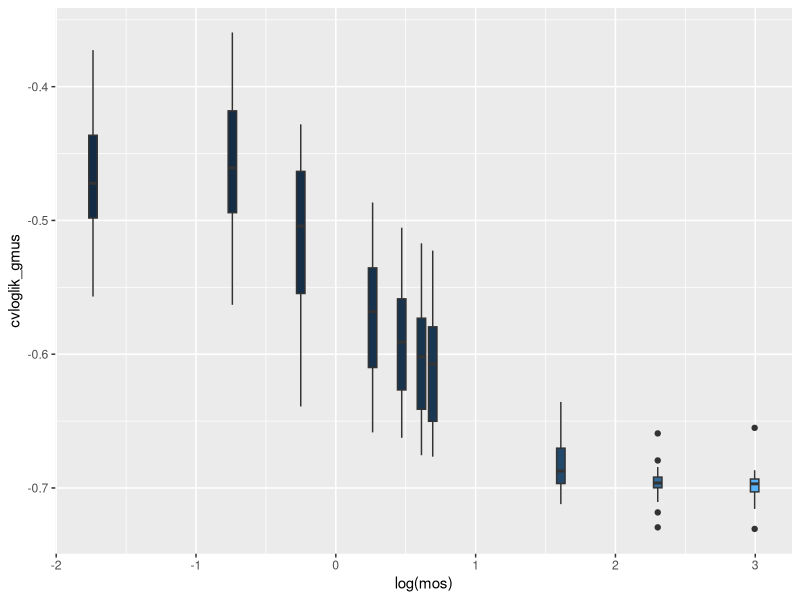
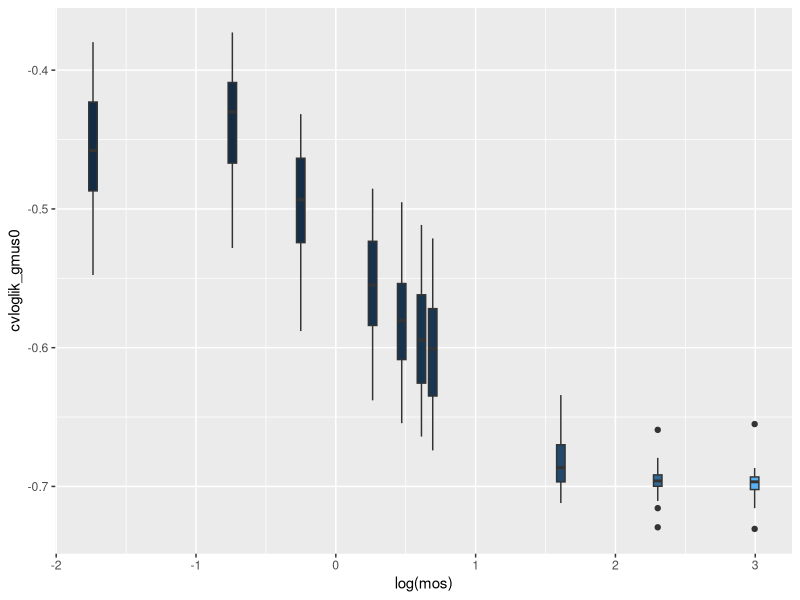
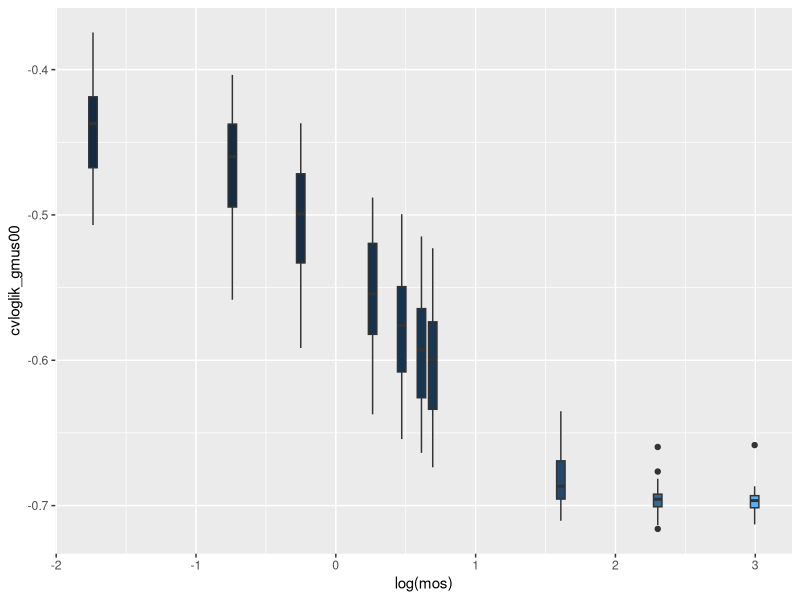
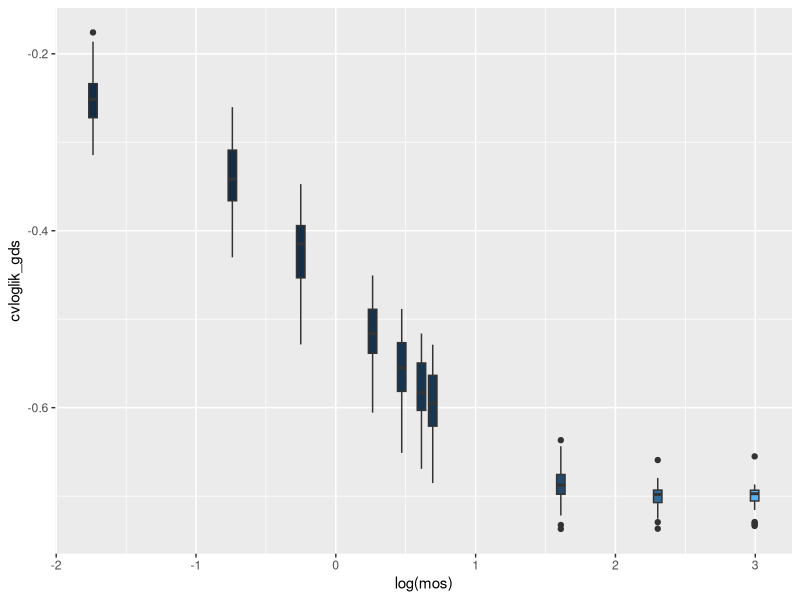
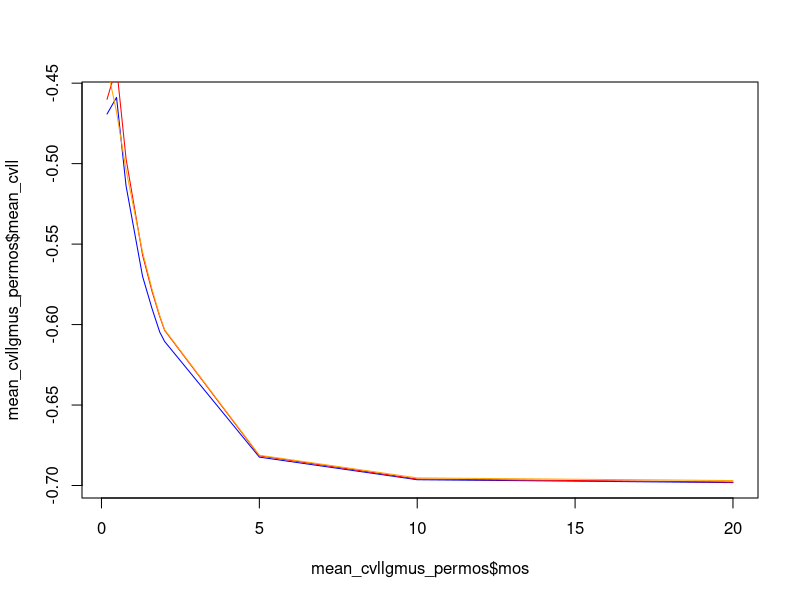
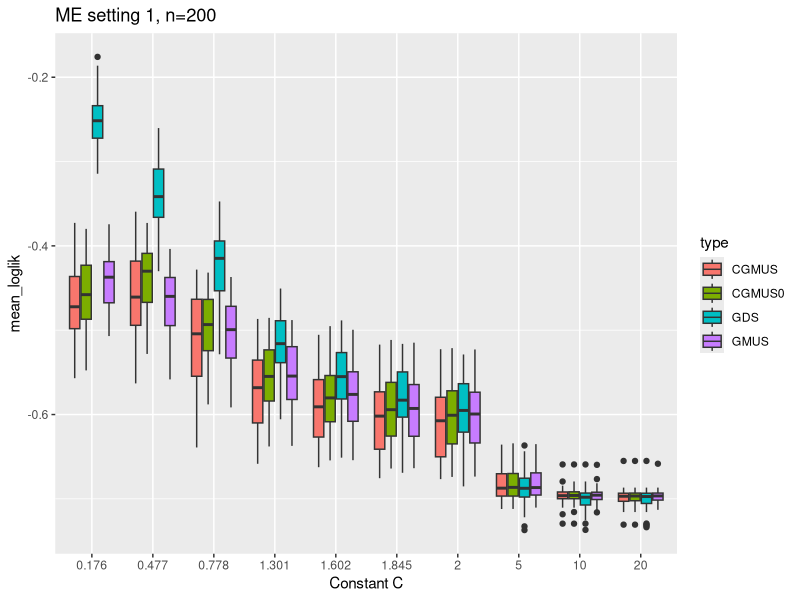

Source code (R) for these figures, in order:
library(ggplot2)
library(tidyverse)
mos=log10(c(1.5,3,6,20,40,70,100,1e5,1e10,1e20)) #here it is: max(me)/sdX

cvloglik_gmus_result<-read.csv(file="cvloglik_gmus_fixsdX.csv")
cvloglik_gmus0_result<-read.csv(file="cvloglik_gmus0_fixsdX.csv")
cvloglik_gmus00_result<-read.csv(file="cvloglik_gmus00_fixsdX.csv")
cvloglik_gds_result<-read.csv(file="cvloglik_gds_fixsdX.csv")

cvloglik_gmus_result<-cvloglik_gmus_result$x #1cvloglik(5-fold-cv)200samples * B=50 times)* 10 mos
cvloglik_gmus0_result<-cvloglik_gmus0_result$x #1cvloglik(5-fold-cv)200samples * B=50 times)* 10 mos
cvloglik_gmus00_result<-cvloglik_gmus00_result$x #1cvloglik(5-fold-cv)200samples * B=50 times)* 10 mos
cvloglik_gds_result<-cvloglik_gds_result$x #1cvloglik(5-fold-cv)200samples *  B=50 times)* 10 mos

#60samples * B=50 *10 mos

split1<-seq(1,length(cvloglik_gmus_result),by=200) #1:10,0000
split2<-seq(200,length(cvloglik_gmus_result),by=200)# 1:10,0000


#######################


mean_cvloglik_gmus<-c()
mean_cvloglik_gmus0<-c()
mean_cvloglik_gmus00<-c()
mean_cvloglik_gds<-c()


for(i in 1:length(split1)){
  mean_cvloglik_gmus<-c(mean_cvloglik_gmus,mean(cvloglik_gmus_result[split1[i]:split2[i]],na.rm=T))
}

for(i in 1:length(split1)){
  mean_cvloglik_gmus0<-c(mean_cvloglik_gmus0,mean(cvloglik_gmus0_result[split1[i]:split2[i]],na.rm=T))
}

for(i in 1:length(split1)){
  mean_cvloglik_gmus00<-c(mean_cvloglik_gmus00,mean(cvloglik_gmus00_result[split1[i]:split2[i]],na.rm=T))
}

for(i in 1:length(split1)){
  mean_cvloglik_gds<-c(mean_cvloglik_gds,mean(cvloglik_gds_result[split1[i]:split2[i]],na.rm=T))
}

split3<-seq(1,500,by=50)
split4<-seq(50,500,by=50)
#splitgds3<-seq(1,15000,by=1500)
#splitgds4<-seq(1500,15000,by=1500)

mos=log10(c(1.5,3,6,20,40,70,100,1e5,1e10,1e20))
df_cvloglik_gmus<-as.data.frame(cbind(mean_cvloglik_gmus, rep(mos,each=50)))
colnames(df_cvloglik_gmus)<-c("cvloglik_gmus","mos")
df_cvloglik_gmus0<-as.data.frame(cbind(mean_cvloglik_gmus0, rep(mos,each=50)))
colnames(df_cvloglik_gmus0)<-c("cvloglik_gmus0","mos")

df_cvloglik_gmus00<-as.data.frame(cbind(mean_cvloglik_gmus00, rep(mos,each=50)))
colnames(df_cvloglik_gmus00)<-c("cvloglik_gmus00","mos")
df_cvloglik_gds<-as.data.frame(cbind(mean_cvloglik_gds,rep(mos,each=50)))
colnames(df_cvloglik_gds)<-c("cvloglik_gds","mos")


ggplot(df_cvloglik_gmus,aes(x=log(mos),y=cvloglik_gmus, fill=mos,group=mos)) +
  geom_boxplot() +
  theme(legend.position = "none")


ggplot(df_cvloglik_gmus0,aes(x=log(mos),y=cvloglik_gmus0, fill=mos,group=mos)) +
  geom_boxplot() +
  theme(legend.position = "none")

ggplot(df_cvloglik_gmus00,aes(x=log(mos),y=cvloglik_gmus00, fill=mos,group=mos)) +
  geom_boxplot() +
  theme(legend.position = "none")

ggplot(df_cvloglik_gds,aes(x=log(mos),y=cvloglik_gds, fill=mos,group=mos)) +
  geom_boxplot() +
  theme(legend.position = "none")

mean_cvllgmus_permos<-df_cvloglik_gmus %>%
  group_by(mos) %>%
  summarise(mean_cvll = mean(cvloglik_gmus, na.rm = TRUE))

mean_cvllgmus0_permos<-df_cvloglik_gmus0 %>%
  group_by(mos) %>%
  summarise(mean_cvll = mean(cvloglik_gmus0, na.rm = TRUE))

mean_cvllgmus00_permos<-df_cvloglik_gmus00 %>%
  group_by(mos) %>%
  summarise(mean_cvll = mean(cvloglik_gmus00, na.rm = TRUE))

mean_cvllgds_permos<-df_cvloglik_gds %>%
  group_by(mos) %>%
  summarise(mean_cvll = mean(cvloglik_gds, na.rm = TRUE))



plot(x=mean_cvllgmus_permos$mos,y=mean_cvllgmus_permos$mean_cvll,type="l",col="blue")
lines(x=mean_cvllgmus0_permos$mos,y=mean_cvllgmus0_permos$mean_cvll,col="red")
lines(x=mean_cvllgmus00_permos$mos,y=mean_cvllgmus00_permos$mean_cvll,col="orange")

xxx1<-cbind(mean_cvloglik_gmus, rep(mos,each=50)) #gmus B=50 * 10 mos
colnames(xxx1)<-c()
xxx2<-cbind(mean_cvloglik_gmus0, rep(mos,each=50)) #gmus0 B=50 * 10 mos
colnames(xxx2)<-c()
xxx3<-cbind(mean_cvloglik_gmus00, rep(mos,each=50)) #gmus00 B=50 * 10 mos
colnames(xxx3)<-c()
xxx4<-cbind(mean_cvloglik_gds,rep(mos,each=50)) #gds B=50 * 10 mos
colnames(xxx3)<-c()

df_combined<-as.data.frame(rbind(xxx1,xxx2,xxx3,xxx4))
colnames(df_combined)<-c("mean_loglik","mos")
df_combined$mos<-round(df_combined$mos,3)
df_combined$type<-rep(c("CGMUS","CGMUS0","GMUS","GDS"),each=500)
#"gmus","gmus0","gmus00","gds"

df_combined$mos<-as.factor(df_combined$mos)
df_combined$type<-as.factor(df_combined$type)


ggplot(df_combined,aes(x=mos,y=mean_loglik, fill=type)) +
  geom_boxplot()+
  labs(title = "ME setting 1, n=200", x="Constant C")
#theme(legend.position = "top")

############ paired ttest
lvl<-c("0.176","0.477","0.778","1.301","1.602","1.845","2","5" ,"10","20")
df_combined[df_combined$mos==lvl[1],]

# loglik_gmus - loglik_gmus0
#mos1_diff<-df_combined[df_combined$type=="gmus",]$mean_loglik[1:50]-df_combined[df_combined$type=="gmus0",]$mean_loglik[1:50]
##############

#t.test(x=df_combined[df_combined$type=="gmus",]$mean_loglik[1:50],
#       y=df_combined[df_combined$type=="gmus0",]$mean_loglik[1:50],paired=T)
#t.test(x=df_combined[df_combined$type=="gmus",]$mean_loglik[51:100],
#       y=df_combined[df_combined$type=="gmus0",]$mean_loglik[51:100],paired=T)
#t.test(x=df_combined[df_combined$type=="gmus",]$mean_loglik[101:150],
#       y=df_combined[df_combined$type=="gmus0",]$mean_loglik[101:150],paired=T)
#t.test(x=df_combined[df_combined$type=="gmus",]$mean_loglik[151:200],
#       y=df_combined[df_combined$type=="gmus0",]$mean_loglik[151:200],paired=T)
#t.test(x=df_combined[df_combined$type=="gmus",]$mean_loglik[201:250],
#       y=df_combined[df_combined$type=="gmus0",]$mean_loglik[201:250],paired=T)
#t.test(x=df_combined[df_combined$type=="gmus",]$mean_loglik[251:300],
#       y=df_combined[df_combined$type=="gmus0",]$mean_loglik[251:300],paired=T)
#
#t.test(x=df_combined[df_combined$type=="gmus",]$mean_loglik[1:400],
#       y=df_combined[df_combined$type=="gmus0",]$mean_loglik[1:400],paired=T,alternative = "greater")
#
#t.test(x=df_combined[df_combined$type=="gmus",]$mean_loglik[1:400],
#       y=df_combined[df_combined$type=="gds",]$mean_loglik[1:400],paired=T,alternative = "greater")
#
#t.test(x=df_combined[df_combined$type=="gmus",]$mean_loglik[51:100],
#       y=df_combined[df_combined$type=="gds",]$mean_loglik[51:100],paired=T,alternative = "two.sided")

#df_combined$paired<-as.numeric(df_combined$mos)
#ggplot(df_combined,aes(x=mos,y=mean_loglik, fill=type)) +
#  geom_boxplot() + 
#  geom_line(aes(group=paired), position = position_dodge(0.2)) 